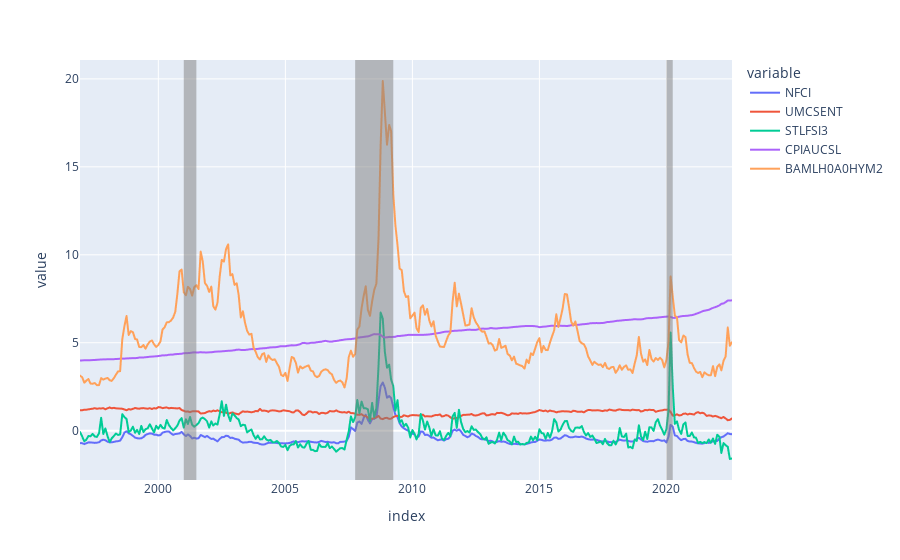

The cell this chart's notebook holds for it:
### Code cell
data = pd.concat([cnfci(), csi(), slfsi(), cpi(), hys()], axis=1)
data = data.dropna()
fig = px.line(data)
for start, end in zip(start_rec, end_rec):
    if pd.to_datetime(end) > data.index.min():
        fig.add_vrect(x0=start, x1=end, fillcolor="grey", opacity=0.5, line_width=0)
fig.show()

### Figure 1 — Plotly figure (JSON) as saved in the notebook; plotly's stock layout.template omitted (floating-point values rounded to 4 significant figures; data arrays with more than 128 entries replaced by an {"elided": "..."} marker saying what was removed)
{"data": [{"hovertemplate": "variable=NFCI<br>index=%{x}<br>value=%{y}<extra></extra>", "legendgroup": "NFCI", "line": {"color": "#636efa", "dash": "solid"}, "marker": {"symbol": "circle"}, "mode": "lines", "name": "NFCI", "showlegend": true, "type": "scattergl", "x": {"elided": "309 str values"}, "xaxis": "x", "y": {"elided": "309 float values"}, "yaxis": "y"}, {"hovertemplate": "variable=UMCSENT<br>index=%{x}<br>value=%{y}<extra></extra>", "legendgroup": "UMCSENT", "line": {"color": "#EF553B", "dash": "solid"}, "marker": {"symbol": "circle"}, "mode": "lines", "name": "UMCSENT", "showlegend": true, "type": "scattergl", "x": {"elided": "309 str values"}, "xaxis": "x", "y": {"elided": "309 float values"}, "yaxis": "y"}, {"hovertemplate": "variable=STLFSI3<br>index=%{x}<br>value=%{y}<extra></extra>", "legendgroup": "STLFSI3", "line": {"color": "#00cc96", "dash": "solid"}, "marker": {"symbol": "circle"}, "mode": "lines", "name": "STLFSI3", "showlegend": true, "type": "scattergl", "x": {"elided": "309 str values"}, "xaxis": "x", "y": {"elided": "309 float values"}, "yaxis": "y"}, {"hovertemplate": "variable=CPIAUCSL<br>index=%{x}<br>value=%{y}<extra></extra>", "legendgroup": "CPIAUCSL", "line": {"color": "#ab63fa", "dash": "solid"}, "marker": {"symbol": "circle"}, "mode": "lines", "name": "CPIAUCSL", "showlegend": true, "type": "scattergl", "x": {"elided": "309 str values"}, "xaxis": "x", "y": {"elided": "309 float values"}, "yaxis": "y"}, {"hovertemplate": "variable=BAMLH0A0HYM2<br>index=%{x}<br>value=%{y}<extra></extra>", "legendgroup": "BAMLH0A0HYM2", "line": {"color": "#FFA15A", "dash": "solid"}, "marker": {"symbol": "circle"}, "mode": "lines", "name": "BAMLH0A0HYM2", "showlegend": true, "type": "scattergl", "x": {"elided": "309 str values"}, "xaxis": "x", "y": {"elided": "309 float values"}, "yaxis": "y"}], "layout": {"legend": {"title": {"text": "variable"}, "tracegroupgap": 0}, "margin": {"t": 60}, "shapes": [{"fillcolor": "grey", "line": {"width": 0}, "opacity": 0.5, "type": "rect", "x0": "2001-01-01", "x1": "2001-07-01", "xref": "x", "y0": 0, "y1": 1, "yref": "y domain"}, {"fillcolor": "grey", "line": {"width": 0}, "opacity": 0.5, "type": "rect", "x0": "2007-10-01", "x1": "2009-04-01", "xref": "x", "y0": 0, "y1": 1, "yref": "y domain"}, {"fillcolor": "grey", "line": {"width": 0}, "opacity": 0.5, "type": "rect", "x0": "2020-01-01", "x1": "2020-04-01", "xref": "x", "y0": 0, "y1": 1, "yref": "y domain"}], "xaxis": {"anchor": "y", "domain": [0, 1], "title": {"text": "index"}}, "yaxis": {"anchor": "x", "domain": [0, 1], "title": {"text": "value"}}}}
